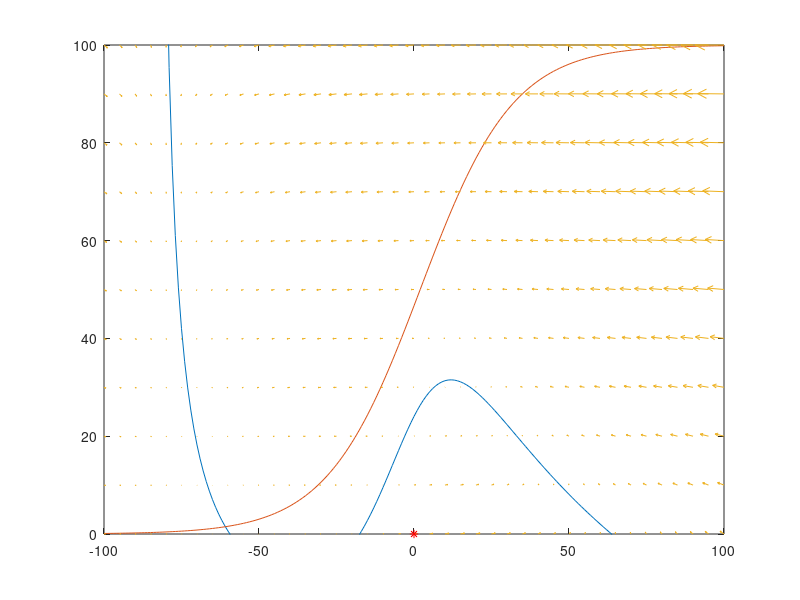

This figure's MATLAB source: (Note: this script raises an error after producing the figure.)
global Iext
global Phi
global Gca
global Gk Gna
global Gl
global Vca Vna
global Vk
global Vl
global V1
global V2
global V3
global V4
global C

Iext = 0;
Phi = 0.02;
Gca = 4.4;
Gk = 8.0;
Gl = 2;
Vca = 120;
Vk = -84;
Vl = -60;
V1 = -1.2;
V2 = 18;
V3 = 2;
V4 = 30;
C = 20;


function dYdt = mle4ode(t,y)
    global Iext
    global Phi
    global Gca
    global Gk
    global Gl
    global Vca
    global Vk
    global Vl
    global V1
    global V2
    global V3
    global V4
    global C
    V = y(1);
    w = y(2);
    dYdt1 = (Iext -Gca*0.5*(1+tanh((V-V1)/V2)).*(V-Vca) - Gk*w.*(V-Vk) - Gl*(V-Vl))/C;
    dYdt2 = (0.5*(1+tanh((V-V3)/V4)) - w)*Phi.*cosh((V-V3)/(V4*2));
    dYdt = [dYdt1;dYdt2]; 
end

function dYdt = mle4odeRev(t,y)
    global Iext
    global Phi
    global Gca
    global Gk
    global Gl
    global Vca
    global Vk
    global Vl
    global V1
    global V2
    global V3
    global V4
    global C
    V = y(1);
    w = y(2);
    dYdt1 = (Iext -Gca*0.5*(1+tanh((V-V1)/V2)).*(V-Vca) - Gk*w.*(V-Vk) - Gl*(V-Vl))/C;
    dYdt2 = (0.5*(1+tanh((V-V3)/V4)) - w)*Phi.*cosh((V-V3)/(V4*2));
    dYdt = [-1*dYdt1;-1*dYdt2]; 
end


function dYdt = mle(y)
    global Iext
    global Phi
    global Gca
    global Gk
    global Gl
    global Vca
    global Vk
    global Vl
    global V1
    global V2
    global V3
    global V4
    global C
    V = y(1);
    w = y(2);
    dYdt1 = (Iext -Gca*0.5*(1+tanh((V-V1)/V2)).*(V-Vca) - Gk*w.*(V-Vk) - Gl*(V-Vl))/C;
    dYdt2 = (0.5*(1+tanh((V-V3)/V4)) - w)*Phi.*cosh((V-V3)/(V4*2));
    dYdt = [dYdt1;dYdt2]; 
end


function dYdt = hh4ode(t,y)
    global Iext
    global Gk
    global Gl Gna
    global Vna
    global Vk
    global Vl
    global C
    V = y(1);
    n = y(2);
    m = y(3);
    alphan = -0.01*(V+50)/(exp(-(V+50)/10)-1+10^-12);
    betan = 0.125*exp(-(V+60)/80);
    alpham = -0.1*(V+35)/(exp(-(V+35)/10)-1 + 10^-12);
    betam = 4*exp(-(V+60)/18);
    dVdt = (Iext -Gna*m^3*(V-Vna) - Gk*n^4*(V-Vk) - Gl*(V-Vl))/C;
    dmdt = alpham*(1-m) - betam*m;
    dndt = alphan*(1-n) - betan*n;
    dYdt = [dVdt;dndt;dmdt]; 
end


%%% Question 2

figure(1)
% Plotting nullclines
nc1 = @(V)(Iext-Gca*0.5*(1+tanh((V-V1)/V2)).*(V-Vca) - Gl*(V-Vl))./(Gk*(V-Vk));
nc2 = @(V)0.5*(1+tanh((V-V3)/V4));
V = -100:1:100;
plot(V,100*nc1(V)); hold on;

ylim([0 100])
xlim([-100 100])

plot(V,100*nc2(V));

% Quiver
[V,w] = meshgrid(-100:5:100,0:0.1:1);
dV = (Iext -Gca*0.5*(1+tanh((V-V1)/V2)).*(V-Vca) - Gk*w.*(V-Vk) - Gl*(V-Vl))/C;
dw = (0.5*(1+tanh((V-V3)/V4)) - w)*Phi.*cosh((V-V3)/(V4*2));
q = quiver(V,100*w,dV,100*dw); 

% Finding equilibrium points
y_init = [-60; 0];
equiPoint = fsolve(@mle,y_init);
plot(equiPoint(1),100*equiPoint(2),'r*')
disp(equiPoint)

%%% Question 3

% Jacobi and Eigen values at equilibrium points 
syms V w
J = jacobian([ (Iext-Gca*0.5*(1+tanh((V-V1)/V2))*(V-Vca) - Gk*w*(V-Vk) - Gl*(V-Vl))/C, (0.5*(1+tanh((V-V3)/V4)) - w)*Phi*cosh((V-V3)/(V4*2))],[V,w]);
A = double(subs(J,[V,w],equiPoint'));
[V,D] = eig(A)


deltaT = [0, 500];
equiPoint1 = equiPoint;
legend('V Nullcline', 'm nullcline', 'Gradients' ,'Equilibrium point')
%%% Question 5
figure(2)

V = -100:1:100;
plot(V,100*nc1(V)); hold on;

ylim([0 100])
xlim([-100 100])

plot(V,100*nc2(V));

[V,w] = meshgrid(-100:5:100,0:0.1:1);
dV = (Iext -Gca*0.5*(1+tanh((V-V1)/V2)).*(V-Vca) - Gk*w.*(V-Vk) - Gl*(V-Vl))/C;
dw = (0.5*(1+tanh((V-V3)/V4)) - w)*Phi.*cosh((V-V3)/(V4*2));
q = quiver(V,100*w,dV,100*dw); 

plot(equiPoint(1),100*equiPoint(2),'r*')

% Action potential 

Iext = 0;
equiPoint1(1) = equiPoint(1) + 1*1000/C;

Phi= 0.01;
[t, y] = ode45(@mle4ode,deltaT,equiPoint1);
plot(y(:,1),100*y(:,2))

Phi = 0.02;
[t, y] = ode45(@mle4ode,deltaT,equiPoint1);
plot(y(:,1),100*y(:,2))

Phi = 0.04;
[t, y] = ode45(@mle4ode,deltaT,equiPoint1);
plot(y(:,1),100*y(:,2))

legend('V Nullcline', 'm nullcline', 'Gradients' ,'Equilibrium point','Phi=0.01','Phi=0.02','Phi=0.04');

%%% Question 6
figure(3)


V = -100:1:100;
plot(V,100*nc1(V)); hold on;

ylim([0 100])
xlim([-100 100])

plot(V,100*nc2(V));

Iext = 0;
Phi = 0.02;

[V,w] = meshgrid(-100:5:100,0:0.1:1);
dV = (Iext -Gca*0.5*(1+tanh((V-V1)/V2)).*(V-Vca) - Gk*w.*(V-Vk) - Gl*(V-Vl))/C;
dw = (0.5*(1+tanh((V-V3)/V4)) - w)*Phi.*cosh((V-V3)/(V4*2));
q = quiver(V,100*w,dV,100*dw); 

plot(equiPoint(1),100*equiPoint(2),'r*')

legend('V Nullcline', 'm nullcline', 'Gradients' ,'Equilibrium point');


offsets = 0:1:200;
Peaks = zeros(size(offsets));
for i = 1:length(offsets) 
    equiPoint1(1) = equiPoint(1) + offsets(i);
    [t, y] = ode45(@mle4ode,deltaT,equiPoint1);
    plot(y(:,1),100*y(:,2));
    Peaks(i) = max(y(:,1));
end
figure(4)
plot(equiPoint(1)+offsets,Peaks);


legend('V vs Peak Amplitude of Action Potential');

%%% Question 7

figure(5)

Iext = 86;

nc1 = @(V)(Iext-Gca*0.5*(1+tanh((V-V1)/V2)).*(V-Vca) - Gl*(V-Vl))./(Gk*(V-Vk));
nc2 = @(V)0.5*(1+tanh((V-V3)/V4));
V = -100:1:100;
plot(V,100*nc1(V)); hold on;

ylim([0 100])
xlim([-100 100])

plot(V,100*nc2(V));

% Quiver
[V,w] = meshgrid(-100:5:100,0:0.1:1);
dV = (Iext -Gca*0.5*(1+tanh((V-V1)/V2)).*(V-Vca) - Gk*w.*(V-Vk) - Gl*(V-Vl))/C;
dw = (0.5*(1+tanh((V-V3)/V4)) - w)*Phi.*cosh((V-V3)/(V4*2));
q = quiver(V,100*w,dV,100*dw); 

% Finding equilibrium points
y_init = [-60; 0];
equiPoint2 = fsolve(@mle,y_init);
plot(equiPoint2(1),100*equiPoint2(2),'r*')
disp(equiPoint2)

syms V w
J = jacobian([ (Iext-Gca*0.5*(1+tanh((V-V1)/V2))*(V-Vca) - Gk*w*(V-Vk) - Gl*(V-Vl))/C, (0.5*(1+tanh((V-V3)/V4)) - w)*Phi*cosh((V-V3)/(V4*2))],[V,w]);
A = double(subs(J,[V,w],equiPoint2'));
[V,D] = eig(A)


% Shows limit cycle
equiPoint1(1) = equiPoint(1);
[t, y] = ode45(@mle4ode,deltaT,equiPoint1);
plot(y(:,1),100*y(:,2))

equiPoint1 = equiPoint2;
[t, y] = ode45(@mle4ode,deltaT,equiPoint1);
plot(y(:,1),100*y(:,2))

% Inward spiral
[t, y] = ode45(@mle4ode,deltaT,[-27.9;0.17]);
plot(y(:,1),100*y(:,2))

legend('V Nullcline', 'm nullcline', 'Gradients' ,'Equilibrium point','From equilibrium point of Iext = 0','On equilibrium Point','Start point [-27.9;0.17]');

%%% Question 8

%equiPoint1 = equiPoint2 ;
%[t, y] = ode45(@mle4odeRev,deltaT,equiPoint1);
%plot(y(:,1),100*y(:,2))

%%% Question 9

figure(6)

%%% Iext = 80

Iext = 80;

nc1 = @(V)(Iext-Gca*0.5*(1+tanh((V-V1)/V2)).*(V-Vca) - Gl*(V-Vl))./(Gk*(V-Vk));
nc2 = @(V)0.5*(1+tanh((V-V3)/V4));
V = -100:1:100;
plot(V,100*nc1(V)); hold on;

ylim([0 100])
xlim([-100 100])

plot(V,100*nc2(V));


% Quiver
% [V,w] = meshgrid(-100:5:100,0:0.1:1);
% dV = (Iext -Gca*0.5*(1+tanh((V-V1)/V2)).*(V-Vca) - Gk*w.*(V-Vk) - Gl*(V-Vl))/C;
% dw = (0.5*(1+tanh((V-V3)/V4)) - w)*Phi.*cosh((V-V3)/(V4*2));
% q = quiver(V,100*w,dV,100*dw); 

% Finding equilibrium points
y_init = [-60; 0];
equiPoint2 = fsolve(@mle,y_init);
plot(equiPoint2(1),100*equiPoint2(2),'r*')
disp(equiPoint2)

syms V w
J = jacobian([ (Iext-Gca*0.5*(1+tanh((V-V1)/V2))*(V-Vca) - Gk*w*(V-Vk) - Gl*(V-Vl))/C, (0.5*(1+tanh((V-V3)/V4)) - w)*Phi*cosh((V-V3)/(V4*2))],[V,w]);
A = double(subs(J,[V,w],equiPoint2'));
[V,D] = eig(A)


%%% Iext = 86

Iext = 86;

nc1 = @(V)(Iext-Gca*0.5*(1+tanh((V-V1)/V2)).*(V-Vca) - Gl*(V-Vl))./(Gk*(V-Vk));
nc2 = @(V)0.5*(1+tanh((V-V3)/V4));
V = -100:1:100;
plot(V,100*nc1(V)); hold on;

ylim([0 100])
xlim([-100 100])

plot(V,100*nc2(V));


% Quiver
% [V,w] = meshgrid(-100:5:100,0:0.1:1);
% dV = (Iext -Gca*0.5*(1+tanh((V-V1)/V2)).*(V-Vca) - Gk*w.*(V-Vk) - Gl*(V-Vl))/C;
% dw = (0.5*(1+tanh((V-V3)/V4)) - w)*Phi.*cosh((V-V3)/(V4*2));
% q = quiver(V,100*w,dV,100*dw); 

% Finding equilibrium points
y_init = [-60; 0];
equiPoint2 = fsolve(@mle,y_init);
plot(equiPoint2(1),100*equiPoint2(2),'r*')
disp(equiPoint2)

syms V w
J = jacobian([ (Iext-Gca*0.5*(1+tanh((V-V1)/V2))*(V-Vca) - Gk*w*(V-Vk) - Gl*(V-Vl))/C, (0.5*(1+tanh((V-V3)/V4)) - w)*Phi*cosh((V-V3)/(V4*2))],[V,w]);
A = double(subs(J,[V,w],equiPoint2'));
[V,D] = eig(A)



%%% Iext = 90


Iext = 90;

nc1 = @(V)(Iext-Gca*0.5*(1+tanh((V-V1)/V2)).*(V-Vca) - Gl*(V-Vl))./(Gk*(V-Vk));
nc2 = @(V)0.5*(1+tanh((V-V3)/V4));
V = -100:1:100;
plot(V,100*nc1(V)); hold on;

ylim([0 100])
xlim([-100 100])

plot(V,100*nc2(V));


% Quiver
% [V,w] = meshgrid(-100:5:100,0:0.1:1);
% dV = (Iext -Gca*0.5*(1+tanh((V-V1)/V2)).*(V-Vca) - Gk*w.*(V-Vk) - Gl*(V-Vl))/C;
% dw = (0.5*(1+tanh((V-V3)/V4)) - w)*Phi.*cosh((V-V3)/(V4*2));
% q = quiver(V,100*w,dV,100*dw); 

% Finding equilibrium points
y_init = [-60; 0];
equiPoint2 = fsolve(@mle,y_init);
plot(equiPoint2(1),100*equiPoint2(2),'r*')
disp(equiPoint2)

syms V w
J = jacobian([ (Iext-Gca*0.5*(1+tanh((V-V1)/V2))*(V-Vca) - Gk*w*(V-Vk) - Gl*(V-Vl))/C, (0.5*(1+tanh((V-V3)/V4)) - w)*Phi*cosh((V-V3)/(V4*2))],[V,w]);
A = double(subs(J,[V,w],equiPoint2'));
[V,D] = eig(A)


%%% Question 10 

%%% Question 11

%%% Question 12
% figure(6)

Iext = 0;
Gk = 36;
Gl = 0.3;
Gna = 120;
Vna = 55;
Vk = -72;
Vl = 10;
C = 1;

% nc1 = @(V)(Iext-Gca*0.5*(1+tanh((V-V1)/V2)).*(V-Vca) - Gl*(V-Vl))./(Gk*(V-Vk));
% nc2 = @(V)0.5*(1+tanh((V-V3)/V4));
% V = -100:1:100;
% plot(V,100*nc1(V)); hold on;

% ylim([0 100])
% xlim([-100 100])

% plot(V,100*nc2(V));

% Quiver
% [V,m,n] = meshgrid(-100:5:100,0:0.1:1,0:0.1:1);
% alphan = -0.01*(V+50)./(exp(-(V+50)/10)-1+10^-12);
% betan = 0.125*exp(-(V+60)/80);
% alpham = -0.1*(V+35)./(exp(-(V+35)/10)-1 + 10^-12);
% betam = 4*exp(-(V+60)/18);
% dVdt = (Iext -Gna.*m.^3.*(V-Vna) - Gk*n.^4.*(V-Vk) - Gl*(V-Vl))/C;
% dmdt = alpham.*(1-m) - betam.*m;
% dndt = alphan.*(1-n) - betan.*n;
% q = quiver3(V,100*m,100*n,dVdt,100*dmdt,100*dndt); 


